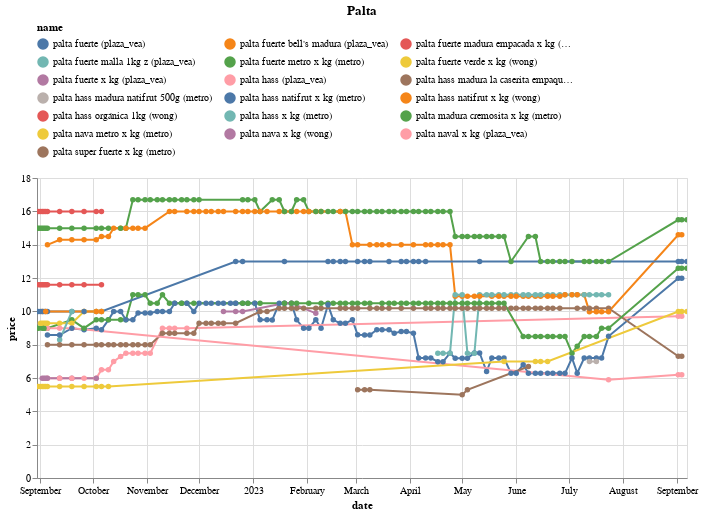

This figure's notebook cell:
### Code cell
(df
 .loc[df.name.isin(names)]
 .pipe(alt.Chart)
 .mark_line(point=True)
 .encode(x='date', y='price', color='name', tooltip=['name','price'])
 .properties(width=650, title='Palta')
 .interactive()
 .configure_legend(orient='top', columns=3)
)

### Figure 1 — Vega-Lite specification as saved in the notebook (floating-point values rounded to 4 significant figures; data arrays with more than 128 entries replaced by an {"elided": "..."} marker saying what was removed)
{"config": {"view": {"continuousWidth": 300, "continuousHeight": 300}, "legend": {"columns": 3, "orient": "top"}}, "data": {"name": "data-6b380910b0e3f4f736c4ba9c8d2d6699"}, "mark": {"type": "line", "point": true}, "encoding": {"color": {"field": "name", "type": "nominal"}, "tooltip": [{"field": "name", "type": "nominal"}, {"field": "price", "type": "quantitative"}], "x": {"field": "date", "type": "temporal"}, "y": {"field": "price", "type": "quantitative"}}, "params": [{"name": "param_14", "select": {"type": "interval", "encodings": ["x", "y"]}, "bind": "scales"}], "title": "Palta", "width": 650, "$schema": "https://vega.github.io/schema/vega-lite/v5.14.1.json", "datasets": {"data-6b380910b0e3f4f736c4ba9c8d2d6699": {"elided": "576 records"}}}
